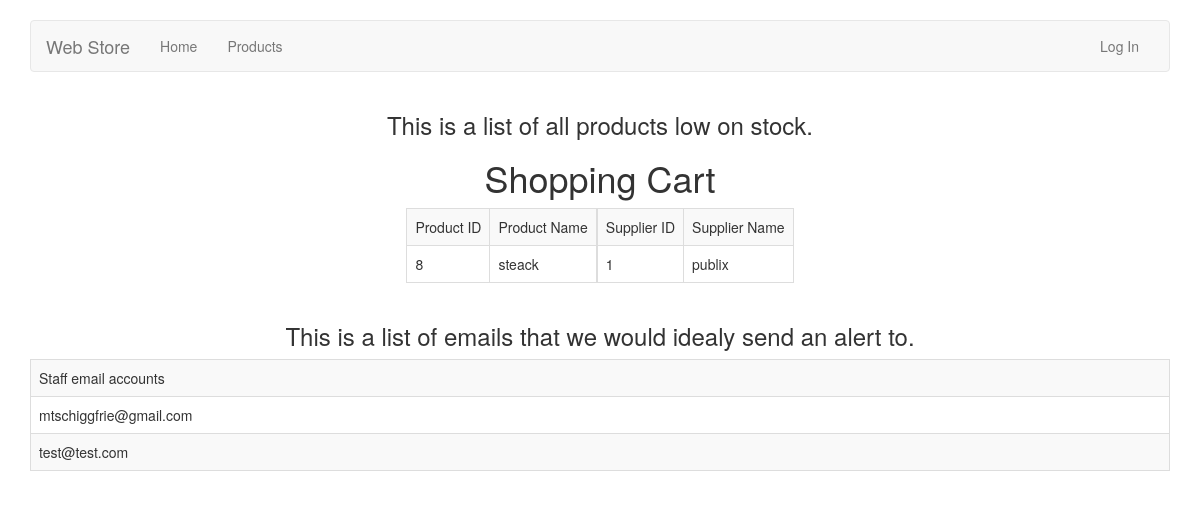
Page /alert on the earlier database version.
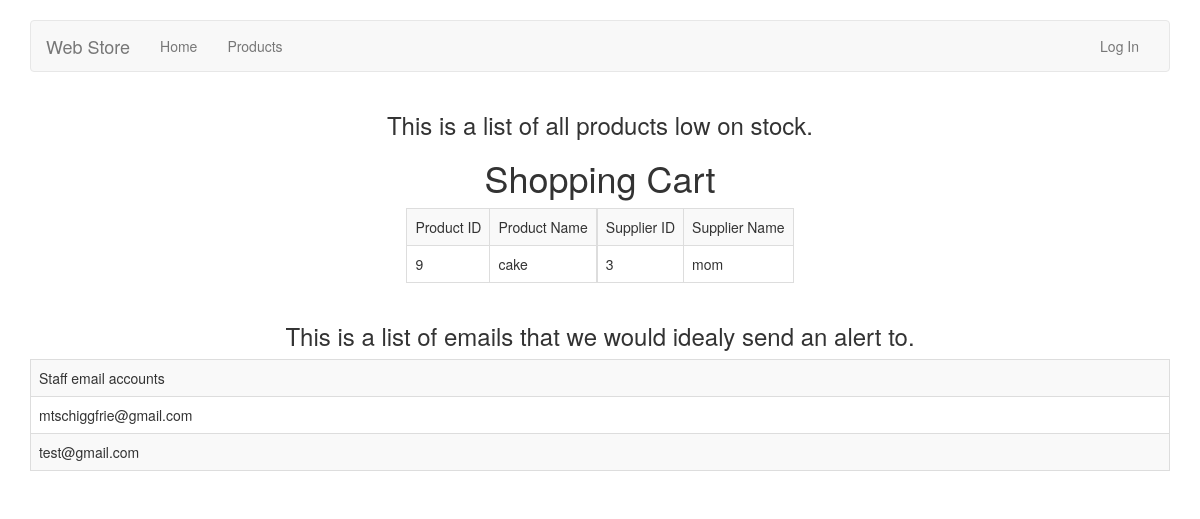
Same page on the later database version.
### product/models.py (models this page shows)
class CreateProduct(models.Model):
	id = models.AutoField(primary_key=True)
	name = models.CharField(max_length=100)
	price = models.IntegerField()
	stock = models.IntegerField()
	description = models.TextField()
	active = models.BooleanField(default=True)

### supply/models.py (models this page shows)
class Supplier(models.Model):
	id = models.AutoField(primary_key=True)
	name = models.TextField()

### user/models.py (models this page shows)
class CreateAccount(models.Model):
	id = models.AutoField(primary_key=True)
	name = models.CharField(max_length=50)
	address = models.CharField(max_length=100)
	password = models.CharField(max_length = 25)
	email = models.EmailField()
	is_staff = models.BooleanField(default=False)

### supply/views.py (the view)
# urls.py: url(r'^alert', 'supply.views.alert', name = 'alert'),
def alert(request):
	lowproductsquery = CreateProduct.objects.filter(stock__lte=10)
	productsList = list(lowproductsquery)
	staffusers = CreateAccount.objects.filter(is_staff=True)
	suppliersList = []
	for obj in productsList:
		supplys = Supplys.objects.get(productId=obj.id)
		supplier = Supplier.objects.filter(id=supplys.supplierId)
		suppliersList.extend(list(supplier))
	context = {
		"title": "This is a list of all products low on stock.",
		"productsList": productsList,
		"suppliersList": suppliersList,
		"staffusers": staffusers
	}
	return render(request, "alert.html", context)

### templates/alert.html
{% extends 'base.html' %}
{% load crispy_forms_tags %}
{% block content %}
<h3 align="center">{{ title }}</h3>
<h1 align="center">Shopping Cart</h1>
<div class="container" align="center">
	<table><tr><td>
			<table class='table table-striped table-bordered table-hover'>
				<tr><td>Product ID</td><td>Product Name</td></tr>
			{% for obj in productsList %}
				<tr><td>{{ obj.id }}</td><td>{{ obj.name }}</td></tr>
			{% endfor %}
			</table>
	</td><td>
			<table class='table table-striped table-bordered table-hover'>
				<tr><td>Supplier ID</td><td>Supplier Name</td></tr>
			{% for obj in suppliersList %}
				<tr><td>{{ obj.id }}</td><td>{{ obj.name }}</td></tr>
			{% endfor %}
			</table>
	</td></tr></table>
</div>
<div class="container" align="center">
	<h3>This is a list of emails that we would idealy send an alert to.</h3>
	<table class='table table-striped table-bordered table-hover'>
		<tr><td>Staff email accounts</td></tr>
		{% for obj in staffusers %}
			<tr><td>{{ obj.email }}</td></tr>
		{% endfor %}
	</table>
</div>
{% endblock %}

Differences in the rows shown:
removed CreateProduct: id "8", name "steack"
no longer on this page (row unchanged): Supplier: id "1", name "publix"
removed CreateAccount: email "test@test.com"
added CreateProduct: id "9", name "cake"
added Supplier: id "3", name "mom"
added CreateAccount: email "test@gmail.com"
